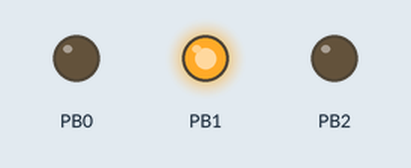
Bench run of a program on a simulated ATmega328P, built with avr-gcc and emulated at 16 MHz. On the bench: output pins drawn as LEDs (lit = HIGH).

Above: at 0.2 s.
At 1.5 s:
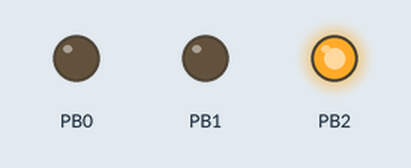
At 2.7 s:
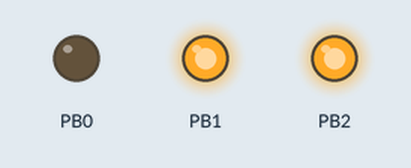
At 4.0 s:
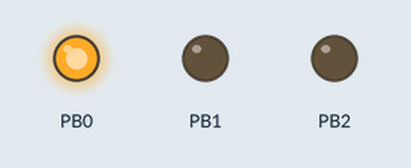
Timing chart, 0 to 6.5 s (numbered marks = the images above):
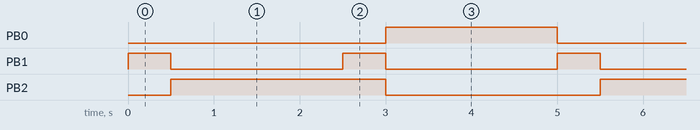

Measured:
- by itself, PB0: alternates HIGH for 2.0 s and LOW for 3.0 s
- by itself, PB1: alternates HIGH for 0.50 s and LOW for 2.0 s
- by itself, PB2: alternates HIGH for 2.5 s and LOW for 2.5 s

The program:

main.c
```c
/*
 * Ampel.c
 *
 * Created: 26.11.2022 10:17:42
 * Author : JoachimWagner
 */

#define F_CPU 16000000UL
#include <avr/io.h>

#include "util/delay.h"

#define SET_BIT(port,bit) port|=(1<<bit)
#define CLEAR_BIT(port,bit) port&=~(1<<bit)
#define TOOGLE_BIT(port,bit) port^=(1<<bit)


// gelb 500ms
// rot 1000ms
// rot gelb 500 ms
// gruen 1000 ms


#define RED 0b00000100
#define RED_YELLOW 0b00000110
#define YELLOW 0b00000010
#define GREEN 0b00000001


inline void set_trafficlight_color_to(uint8_t color) {
	PORTB = color;
}


void setup()
{
	// Datadirectionregister für Port B
	//DDRB = 0b00100000; // Gesetztes Bit = Ausgang

	DDRB = (1 << DDB0) | (1 << DDB1) | (1 << DDB2);

	set_trafficlight_color_to(YELLOW);
}


void loop()
{
	set_trafficlight_color_to(YELLOW);
	_delay_ms(500);

	set_trafficlight_color_to(RED);
	_delay_ms(2000);

	set_trafficlight_color_to(RED_YELLOW);
	_delay_ms(500);

	set_trafficlight_color_to(GREEN);
	_delay_ms(2000);


}

int main(void)
{
	setup();


	/* Replace with your application code */
	while (1)
	{
		loop();


	}


}
```
